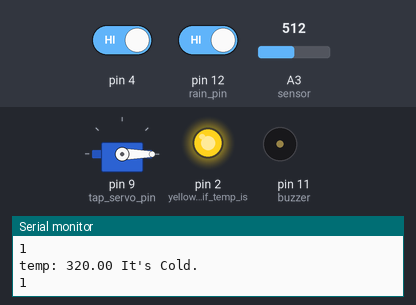
Recording of a sketch running on a simulated Arduino Uno, built with avr-gcc and run on an emulated ATmega328P. Parts: servo, output pins drawn as LEDs (lit = HIGH), buzzer (waves = sounding), the last lines printed to the serial monitor. The inputs (shaded band) are chosen by the test bench; at power-on: pin 4 HIGH, pin 12 (rain_pin) HIGH, A3 (sensor) = 512. Pins used as bus, display or sensor lines are not drawn.

Above: at 1.5 s.
1.6 s: pin 4 driven LOW
At 2.18 s:
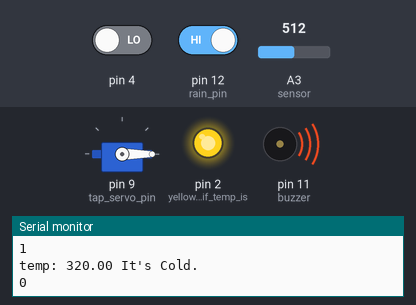
5.1 s: pin 12 (rain_pin) driven LOW
At 6.0 s:
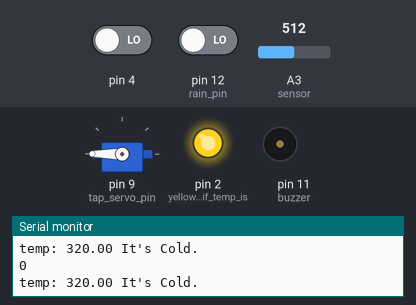
8.6 s: pin 12 (rain_pin) driven HIGH
At 12.0 s:
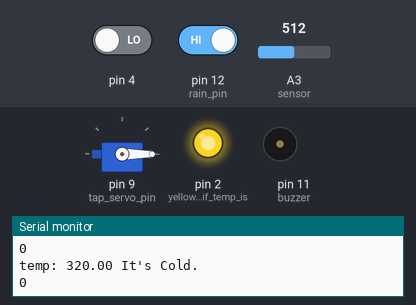
12.1 s: pin 4 driven HIGH
At 12.8 s:
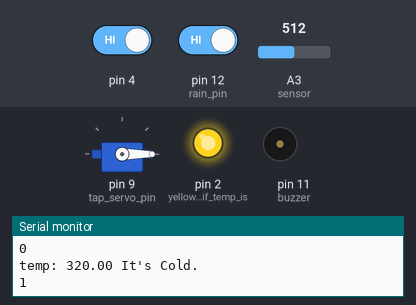
Timing chart, 0 to 14.6 s (numbered marks = the images above; inputs shaded):
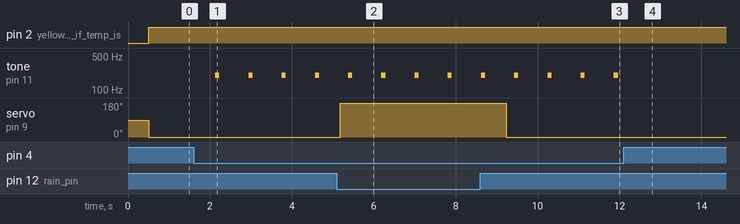

Measured:
- after the input at 1.6 s, tone on pin 11 (buzzer): alternates 200 Hz for 0.10 s and silent for 0.71 s, starting after 0.53 s
- after the input at 5.1 s, servo on pin 9 (tap_servo_pin): 0° → 180° after 0.08 s
- after the input at 8.6 s, servo on pin 9 (tap_servo_pin): 180° → 0° after 0.63 s
- after the input at 12.1 s, tone on pin 11 (buzzer): stops changing and stays silent

The sketch:

Automated_Poultry_Coop.ino
```cpp
#include <Servo.h>
Servo tap_servo;
int rain_pin = 12;//RAIN PIN
int tap_servo_pin =9; //SERVO PIN
int val;//RAINVALUE
int value =0;//IR VALUE

void setup() {


  //IR and BUZZER part
  pinMode(4,INPUT);
  pinMode(11,OUTPUT);//buzzer
  Serial.begin(9600);

  //temperature part
  pinMode(A3, INPUT); //sensor
  pinMode(2, OUTPUT); //yellow  checks if temp is cold
  // pinMode(3, OUTPUT); //green  temp is normal
  // pinMode(5, OUTPUT); //red checks if the temp is hot
  //sERVO
  pinMode(rain_pin,INPUT);
  tap_servo.attach(tap_servo_pin);
  Serial.begin(9600);
}

void loop() {

  //code for IR AND BUZZER SENSOR
  // put your main code here, to run repeatedly:
  value = digitalRead(4);
  Serial.println(value);
  if(digitalRead(4)==LOW){
    digitalWrite(11,HIGH);
    tone(11,200);
    delay(100);
    noTone(11);
}
else{
  digitalWrite(11,LOW);
}


  delay(500);

  //termp part
  const int hot = 800 ; //set hot parameter
  const int cold = 700; //set cold parameter  90 start

  int sensor = analogRead(A3);
  float voltage = (sensor / 1024.0) * 5.0;
  float tempC = (voltage - .5) * 80;  //100 to 80
  float tempF = (tempC * 1.8) + 32;
  Serial.print("temp: ");
  Serial.print(tempF);
  if (tempF < cold) { //cold
  digitalWrite(2, HIGH);
  digitalWrite(3, LOW);
  digitalWrite(5, LOW);
  Serial.println(" It's Cold.");
}
else if (tempF >= hot) { //hot
  digitalWrite(2, LOW);
  digitalWrite(3, LOW);
  digitalWrite(5, HIGH);
  Serial.println(" It's Hot.");
}
else { //fine
  digitalWrite(2, LOW);
  digitalWrite(3, HIGH);
  digitalWrite(5, LOW);
  Serial.println(" It's Fine.");
}
delay(10);
val = digitalRead(rain_pin);

  if (val==0)
  {
    tap_servo.write(180);
    delay(200);

  }
  if (val==1)
  {
    tap_servo.write(0);
    delay(200);
    }
}
```
